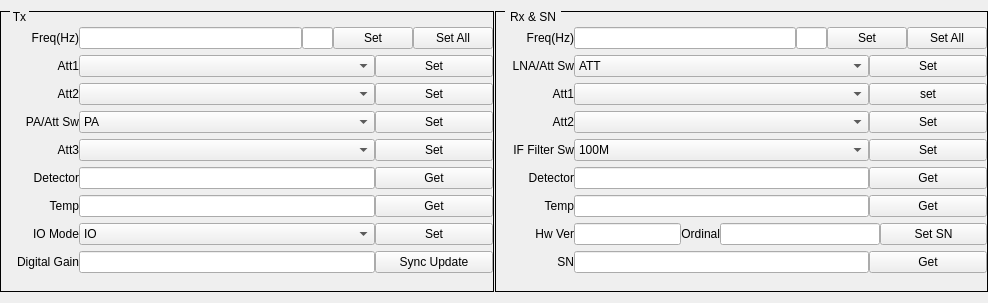
<?xml version="1.0" encoding="UTF-8"?>
<ui version="4.0">
 <class>QRfR1ADlg</class>
 <widget class="QWidget" name="QRfR1ADlg">
  <property name="geometry">
   <rect>
    <x>0</x>
    <y>0</y>
    <width>988</width>
    <height>303</height>
   </rect>
  </property>
  <property name="windowTitle">
   <string>Dialog</string>
  </property>
  <layout class="QHBoxLayout" name="horizontalLayout_21" stretch="1,1">
   <property name="spacing">
    <number>1</number>
   </property>
   <property name="leftMargin">
    <number>0</number>
   </property>
   <property name="rightMargin">
    <number>0</number>
   </property>
   <item>
    <widget class="QGroupBox" name="groupBoxTx">
     <property name="styleSheet">
      <string notr="true">QGroupBox{ border:1px solid black; margin-top:0.5ex; }
QGroupBox::title { subcontrol-origin:margin; subcontrol-position:top left; top:-1px; left:10px; margin-left: 0px; padding:0 1px; }</string>
     </property>
     <property name="title">
      <string>Tx</string>
     </property>
     <layout class="QHBoxLayout" name="horizontalLayout_19">
      <property name="spacing">
       <number>0</number>
      </property>
      <property name="leftMargin">
       <number>0</number>
      </property>
      <property name="rightMargin">
       <number>0</number>
      </property>
      <item>
       <layout class="QVBoxLayout" name="verticalLayoutTx">
        <property name="spacing">
         <number>0</number>
        </property>
        <item>
         <layout class="QHBoxLayout" name="horizontalLayoutTx0">
          <property name="spacing">
           <number>0</number>
          </property>
          <item>
           <widget class="QLabel" name="labelTxFreq">
            <property name="sizePolicy">
             <sizepolicy hsizetype="Fixed" vsizetype="Fixed">
              <horstretch>0</horstretch>
              <verstretch>0</verstretch>
             </sizepolicy>
            </property>
            <property name="minimumSize">
             <size>
              <width>78</width>
              <height>16</height>
             </size>
            </property>
            <property name="text">
             <string>Freq(Hz)</string>
            </property>
            <property name="alignment">
             <set>Qt::AlignRight|Qt::AlignTrailing|Qt::AlignVCenter</set>
            </property>
           </widget>
          </item>
          <item>
           <widget class="QLineEdit" name="lineEditTxFreq">
            <property name="sizePolicy">
             <sizepolicy hsizetype="Expanding" vsizetype="Fixed">
              <horstretch>5</horstretch>
              <verstretch>0</verstretch>
             </sizepolicy>
            </property>
           </widget>
          </item>
          <item>
           <widget class="QLineEdit" name="lineEditTxFreqStep">
            <property name="sizePolicy">
             <sizepolicy hsizetype="Fixed" vsizetype="Fixed">
              <horstretch>0</horstretch>
              <verstretch>0</verstretch>
             </sizepolicy>
            </property>
            <property name="maximumSize">
             <size>
              <width>31</width>
              <height>16777215</height>
             </size>
            </property>
           </widget>
          </item>
          <item>
           <widget class="QPushButton" name="pushButtonSetTxFreq">
            <property name="sizePolicy">
             <sizepolicy hsizetype="Expanding" vsizetype="Fixed">
              <horstretch>1</horstretch>
              <verstretch>0</verstretch>
             </sizepolicy>
            </property>
            <property name="text">
             <string>Set</string>
            </property>
           </widget>
          </item>
          <item>
           <widget class="QPushButton" name="pushButtonSetTxAll">
            <property name="sizePolicy">
             <sizepolicy hsizetype="Expanding" vsizetype="Fixed">
              <horstretch>1</horstretch>
              <verstretch>0</verstretch>
             </sizepolicy>
            </property>
            <property name="text">
             <string>Set All</string>
            </property>
           </widget>
          </item>
         </layout>
        </item>
        <item>
         <layout class="QHBoxLayout" name="horizontalLayoutTx1">
          <property name="spacing">
           <number>0</number>
          </property>
          <item>
           <widget class="QLabel" name="labelTxAtt1">
            <property name="sizePolicy">
             <sizepolicy hsizetype="Fixed" vsizetype="Fixed">
              <horstretch>0</horstretch>
              <verstretch>0</verstretch>
             </sizepolicy>
            </property>
            <property name="minimumSize">
             <size>
              <width>78</width>
              <height>16</height>
             </size>
            </property>
            <property name="text">
             <string>Att1</string>
            </property>
            <property name="alignment">
             <set>Qt::AlignRight|Qt::AlignTrailing|Qt::AlignVCenter</set>
            </property>
           </widget>
          </item>
          <item>
           <widget class="QComboBox" name="comboBoxTxAtt1">
            <property name="sizePolicy">
             <sizepolicy hsizetype="Expanding" vsizetype="Fixed">
              <horstretch>5</horstretch>
              <verstretch>0</verstretch>
             </sizepolicy>
            </property>
           </widget>
          </item>
          <item>
           <widget class="QPushButton" name="pushButtonSetTxAtt1">
            <property name="sizePolicy">
             <sizepolicy hsizetype="Expanding" vsizetype="Fixed">
              <horstretch>2</horstretch>
              <verstretch>0</verstretch>
             </sizepolicy>
            </property>
            <property name="text">
             <string>Set</string>
            </property>
           </widget>
          </item>
         </layout>
        </item>
        <item>
         <layout class="QHBoxLayout" name="horizontalLayoutTx2">
          <property name="spacing">
           <number>0</number>
          </property>
          <item>
           <widget class="QLabel" name="labelTxAtt2">
            <property name="sizePolicy">
             <sizepolicy hsizetype="Fixed" vsizetype="Fixed">
              <horstretch>0</horstretch>
              <verstretch>0</verstretch>
             </sizepolicy>
            </property>
            <property name="minimumSize">
             <size>
              <width>78</width>
              <height>16</height>
             </size>
            </property>
            <property name="text">
             <string>Att2</string>
            </property>
            <property name="alignment">
             <set>Qt::AlignRight|Qt::AlignTrailing|Qt::AlignVCenter</set>
            </property>
           </widget>
          </item>
          <item>
           <widget class="QComboBox" name="comboBoxTxAtt2">
            <property name="sizePolicy">
             <sizepolicy hsizetype="Expanding" vsizetype="Fixed">
              <horstretch>5</horstretch>
              <verstretch>0</verstretch>
             </sizepolicy>
            </property>
           </widget>
          </item>
          <item>
           <widget class="QPushButton" name="pushButtonSetTxAtt2">
            <property name="sizePolicy">
             <sizepolicy hsizetype="Expanding" vsizetype="Fixed">
              <horstretch>2</horstretch>
              <verstretch>0</verstretch>
             </sizepolicy>
            </property>
            <property name="text">
             <string>Set</string>
            </property>
           </widget>
          </item>
         </layout>
        </item>
        <item>
         <layout class="QHBoxLayout" name="horizontalLayoutTx3">
          <property name="spacing">
           <number>0</number>
          </property>
          <item>
           <widget class="QLabel" name="labelTxPAAttSw">
            <property name="sizePolicy">
             <sizepolicy hsizetype="Fixed" vsizetype="Fixed">
              <horstretch>0</horstretch>
              <verstretch>0</verstretch>
             </sizepolicy>
            </property>
            <property name="minimumSize">
             <size>
              <width>78</width>
              <height>16</height>
             </size>
            </property>
            <property name="text">
             <string>PA/Att Sw</string>
            </property>
            <property name="alignment">
             <set>Qt::AlignRight|Qt::AlignTrailing|Qt::AlignVCenter</set>
            </property>
           </widget>
          </item>
          <item>
           <widget class="QComboBox" name="comboBoxTxPAAttSw">
            <property name="sizePolicy">
             <sizepolicy hsizetype="Expanding" vsizetype="Fixed">
              <horstretch>5</horstretch>
              <verstretch>0</verstretch>
             </sizepolicy>
            </property>
            <item>
             <property name="text">
              <string>PA</string>
             </property>
            </item>
            <item>
             <property name="text">
              <string>ATT</string>
             </property>
            </item>
           </widget>
          </item>
          <item>
           <widget class="QPushButton" name="pushButtonSetTxPAAttSw">
            <property name="sizePolicy">
             <sizepolicy hsizetype="Expanding" vsizetype="Fixed">
              <horstretch>2</horstretch>
              <verstretch>0</verstretch>
             </sizepolicy>
            </property>
            <property name="text">
             <string>Set</string>
            </property>
           </widget>
          </item>
         </layout>
        </item>
        <item>
         <layout class="QHBoxLayout" name="horizontalLayoutTx4">
          <property name="spacing">
           <number>0</number>
          </property>
          <item>
           <widget class="QLabel" name="labelTxAtt3">
            <property name="sizePolicy">
             <sizepolicy hsizetype="Fixed" vsizetype="Fixed">
              <horstretch>0</horstretch>
              <verstretch>0</verstretch>
             </sizepolicy>
            </property>
            <property name="minimumSize">
             <size>
              <width>78</width>
              <height>16</height>
             </size>
            </property>
            <property name="text">
             <string>Att3</string>
            </property>
            <property name="alignment">
             <set>Qt::AlignRight|Qt::AlignTrailing|Qt::AlignVCenter</set>
            </property>
           </widget>
          </item>
          <item>
           <widget class="QComboBox" name="comboBoxTxAtt3">
            <property name="sizePolicy">
             <sizepolicy hsizetype="Expanding" vsizetype="Fixed">
              <horstretch>5</horstretch>
              <verstretch>0</verstretch>
             </sizepolicy>
            </property>
           </widget>
          </item>
          <item>
           <widget class="QPushButton" name="pushButtonSetTxAtt3">
            <property name="sizePolicy">
             <sizepolicy hsizetype="Expanding" vsizetype="Fixed">
              <horstretch>2</horstretch>
              <verstretch>0</verstretch>
             </sizepolicy>
            </property>
            <property name="text">
             <string>Set</string>
            </property>
           </widget>
          </item>
         </layout>
        </item>
        <item>
         <layout class="QHBoxLayout" name="horizontalLayoutTx5">
          <property name="spacing">
           <number>0</number>
          </property>
          <item>
           <widget class="QLabel" name="labelTxDet">
            <property name="sizePolicy">
             <sizepolicy hsizetype="Fixed" vsizetype="Fixed">
              <horstretch>0</horstretch>
              <verstretch>0</verstretch>
             </sizepolicy>
            </property>
            <property name="minimumSize">
             <size>
              <width>78</width>
              <height>16</height>
             </size>
            </property>
            <property name="text">
             <string>Detector</string>
            </property>
            <property name="alignment">
             <set>Qt::AlignRight|Qt::AlignTrailing|Qt::AlignVCenter</set>
            </property>
           </widget>
          </item>
          <item>
           <widget class="QLineEdit" name="lineEditTxDet">
            <property name="sizePolicy">
             <sizepolicy hsizetype="Expanding" vsizetype="Fixed">
              <horstretch>5</horstretch>
              <verstretch>0</verstretch>
             </sizepolicy>
            </property>
            <property name="readOnly">
             <bool>true</bool>
            </property>
           </widget>
          </item>
          <item>
           <widget class="QPushButton" name="pushButtonGetTxDet">
            <property name="sizePolicy">
             <sizepolicy hsizetype="Expanding" vsizetype="Fixed">
              <horstretch>2</horstretch>
              <verstretch>0</verstretch>
             </sizepolicy>
            </property>
            <property name="text">
             <string>Get</string>
            </property>
           </widget>
          </item>
         </layout>
        </item>
        <item>
         <layout class="QHBoxLayout" name="horizontalLayoutTx6">
          <property name="spacing">
           <number>0</number>
          </property>
          <item>
           <widget class="QLabel" name="labelTxTemp">
            <property name="sizePolicy">
             <sizepolicy hsizetype="Fixed" vsizetype="Fixed">
              <horstretch>0</horstretch>
              <verstretch>0</verstretch>
             </sizepolicy>
            </property>
            <property name="minimumSize">
             <size>
              <width>78</width>
              <height>16</height>
             </size>
            </property>
            <property name="text">
             <string>Temp</string>
            </property>
            <property name="alignment">
             <set>Qt::AlignRight|Qt::AlignTrailing|Qt::AlignVCenter</set>
            </property>
           </widget>
          </item>
          <item>
           <widget class="QLineEdit" name="lineEditTxTemp">
            <property name="sizePolicy">
             <sizepolicy hsizetype="Expanding" vsizetype="Fixed">
              <horstretch>5</horstretch>
              <verstretch>0</verstretch>
             </sizepolicy>
            </property>
            <property name="readOnly">
             <bool>true</bool>
            </property>
           </widget>
          </item>
          <item>
           <widget class="QPushButton" name="pushButtonGetTxTemp">
            <property name="sizePolicy">
             <sizepolicy hsizetype="Expanding" vsizetype="Fixed">
              <horstretch>2</horstretch>
              <verstretch>0</verstretch>
             </sizepolicy>
            </property>
            <property name="text">
             <string>Get</string>
            </property>
           </widget>
          </item>
         </layout>
        </item>
        <item>
         <layout class="QHBoxLayout" name="horizontalLayoutTx7">
          <property name="spacing">
           <number>0</number>
          </property>
          <item>
           <widget class="QLabel" name="labelIOMode">
            <property name="sizePolicy">
             <sizepolicy hsizetype="Fixed" vsizetype="Fixed">
              <horstretch>0</horstretch>
              <verstretch>0</verstretch>
             </sizepolicy>
            </property>
            <property name="minimumSize">
             <size>
              <width>78</width>
              <height>16</height>
             </size>
            </property>
            <property name="text">
             <string>IO Mode</string>
            </property>
            <property name="alignment">
             <set>Qt::AlignRight|Qt::AlignTrailing|Qt::AlignVCenter</set>
            </property>
           </widget>
          </item>
          <item>
           <widget class="QComboBox" name="comboBoxIOMode">
            <property name="sizePolicy">
             <sizepolicy hsizetype="Expanding" vsizetype="Fixed">
              <horstretch>5</horstretch>
              <verstretch>0</verstretch>
             </sizepolicy>
            </property>
            <item>
             <property name="text">
              <string>IO</string>
             </property>
            </item>
            <item>
             <property name="text">
              <string>OUTPUT</string>
             </property>
            </item>
            <item>
             <property name="text">
              <string>LOOPBACK</string>
             </property>
            </item>
           </widget>
          </item>
          <item>
           <widget class="QPushButton" name="pushButtonSetIOMode">
            <property name="sizePolicy">
             <sizepolicy hsizetype="Expanding" vsizetype="Fixed">
              <horstretch>2</horstretch>
              <verstretch>0</verstretch>
             </sizepolicy>
            </property>
            <property name="text">
             <string>Set</string>
            </property>
           </widget>
          </item>
         </layout>
        </item>
        <item>
         <layout class="QHBoxLayout" name="horizontalLayoutTx8">
          <property name="spacing">
           <number>0</number>
          </property>
          <item>
           <widget class="QLabel" name="labelDGain">
            <property name="sizePolicy">
             <sizepolicy hsizetype="Fixed" vsizetype="Fixed">
              <horstretch>0</horstretch>
              <verstretch>0</verstretch>
             </sizepolicy>
            </property>
            <property name="minimumSize">
             <size>
              <width>78</width>
              <height>16</height>
             </size>
            </property>
            <property name="text">
             <string>Digital Gain</string>
            </property>
            <property name="alignment">
             <set>Qt::AlignRight|Qt::AlignTrailing|Qt::AlignVCenter</set>
            </property>
           </widget>
          </item>
          <item>
           <widget class="QLineEdit" name="lineEditDGain">
            <property name="sizePolicy">
             <sizepolicy hsizetype="Expanding" vsizetype="Fixed">
              <horstretch>5</horstretch>
              <verstretch>0</verstretch>
             </sizepolicy>
            </property>
           </widget>
          </item>
          <item>
           <widget class="QPushButton" name="pushButtonSyncSetTxGain">
            <property name="sizePolicy">
             <sizepolicy hsizetype="Expanding" vsizetype="Fixed">
              <horstretch>2</horstretch>
              <verstretch>0</verstretch>
             </sizepolicy>
            </property>
            <property name="text">
             <string>Sync Update</string>
            </property>
           </widget>
          </item>
         </layout>
        </item>
       </layout>
      </item>
     </layout>
    </widget>
   </item>
   <item>
    <widget class="QGroupBox" name="groupBoxRx">
     <property name="styleSheet">
      <string notr="true">QGroupBox{ border:1px solid black; margin-top:0.5ex; }
QGroupBox::title { subcontrol-origin:margin; subcontrol-position:top left; top:-1px; left:10px; margin-left: 0px; padding:0 1px; }</string>
     </property>
     <property name="title">
      <string>Rx &amp;&amp; SN</string>
     </property>
     <layout class="QHBoxLayout" name="horizontalLayout_20">
      <property name="spacing">
       <number>0</number>
      </property>
      <property name="leftMargin">
       <number>0</number>
      </property>
      <property name="rightMargin">
       <number>0</number>
      </property>
      <item>
       <layout class="QVBoxLayout" name="verticalLayoutRx">
        <property name="spacing">
         <number>0</number>
        </property>
        <item>
         <layout class="QHBoxLayout" name="horizontalLayoutRx0">
          <property name="spacing">
           <number>0</number>
          </property>
          <item>
           <widget class="QLabel" name="labelRxFreq">
            <property name="sizePolicy">
             <sizepolicy hsizetype="Fixed" vsizetype="Fixed">
              <horstretch>0</horstretch>
              <verstretch>0</verstretch>
             </sizepolicy>
            </property>
            <property name="minimumSize">
             <size>
              <width>78</width>
              <height>16</height>
             </size>
            </property>
            <property name="text">
             <string>Freq(Hz)</string>
            </property>
            <property name="alignment">
             <set>Qt::AlignRight|Qt::AlignTrailing|Qt::AlignVCenter</set>
            </property>
           </widget>
          </item>
          <item>
           <widget class="QLineEdit" name="lineEditRxFreq">
            <property name="sizePolicy">
             <sizepolicy hsizetype="Expanding" vsizetype="Fixed">
              <horstretch>5</horstretch>
              <verstretch>0</verstretch>
             </sizepolicy>
            </property>
           </widget>
          </item>
          <item>
           <widget class="QLineEdit" name="lineEditRxFreqStep">
            <property name="sizePolicy">
             <sizepolicy hsizetype="Fixed" vsizetype="Fixed">
              <horstretch>0</horstretch>
              <verstretch>0</verstretch>
             </sizepolicy>
            </property>
            <property name="maximumSize">
             <size>
              <width>31</width>
              <height>16777215</height>
             </size>
            </property>
           </widget>
          </item>
          <item>
           <widget class="QPushButton" name="pushButtonSetRxFreq">
            <property name="sizePolicy">
             <sizepolicy hsizetype="Expanding" vsizetype="Fixed">
              <horstretch>1</horstretch>
              <verstretch>0</verstretch>
             </sizepolicy>
            </property>
            <property name="text">
             <string>Set</string>
            </property>
           </widget>
          </item>
          <item>
           <widget class="QPushButton" name="pushButtonSetRxAll">
            <property name="sizePolicy">
             <sizepolicy hsizetype="Expanding" vsizetype="Fixed">
              <horstretch>1</horstretch>
              <verstretch>0</verstretch>
             </sizepolicy>
            </property>
            <property name="text">
             <string>Set All</string>
            </property>
           </widget>
          </item>
         </layout>
        </item>
        <item>
         <layout class="QHBoxLayout" name="horizontalLayoutRx1">
          <property name="spacing">
           <number>0</number>
          </property>
          <item>
           <widget class="QLabel" name="labelRxLNAAttSw">
            <property name="sizePolicy">
             <sizepolicy hsizetype="Fixed" vsizetype="Fixed">
              <horstretch>0</horstretch>
              <verstretch>0</verstretch>
             </sizepolicy>
            </property>
            <property name="minimumSize">
             <size>
              <width>78</width>
              <height>16</height>
             </size>
            </property>
            <property name="text">
             <string>LNA/Att Sw</string>
            </property>
            <property name="alignment">
             <set>Qt::AlignRight|Qt::AlignTrailing|Qt::AlignVCenter</set>
            </property>
           </widget>
          </item>
          <item>
           <widget class="QComboBox" name="comboBoxRxLNAAttSw">
            <property name="sizePolicy">
             <sizepolicy hsizetype="Expanding" vsizetype="Fixed">
              <horstretch>5</horstretch>
              <verstretch>0</verstretch>
             </sizepolicy>
            </property>
            <item>
             <property name="text">
              <string>ATT</string>
             </property>
            </item>
            <item>
             <property name="text">
              <string>LNA</string>
             </property>
            </item>
           </widget>
          </item>
          <item>
           <widget class="QPushButton" name="pushButtonSetRxLNAAttSw">
            <property name="sizePolicy">
             <sizepolicy hsizetype="Expanding" vsizetype="Fixed">
              <horstretch>2</horstretch>
              <verstretch>0</verstretch>
             </sizepolicy>
            </property>
            <property name="text">
             <string>Set</string>
            </property>
           </widget>
          </item>
         </layout>
        </item>
        <item>
         <layout class="QHBoxLayout" name="horizontalLayoutRx2">
          <property name="spacing">
           <number>0</number>
          </property>
          <item>
           <widget class="QLabel" name="labelRxAtt1">
            <property name="sizePolicy">
             <sizepolicy hsizetype="Fixed" vsizetype="Fixed">
              <horstretch>0</horstretch>
              <verstretch>0</verstretch>
             </sizepolicy>
            </property>
            <property name="minimumSize">
             <size>
              <width>78</width>
              <height>16</height>
             </size>
            </property>
            <property name="text">
             <string>Att1</string>
            </property>
            <property name="alignment">
             <set>Qt::AlignRight|Qt::AlignTrailing|Qt::AlignVCenter</set>
            </property>
           </widget>
          </item>
          <item>
           <widget class="QComboBox" name="comboBoxRxAtt1">
            <property name="sizePolicy">
             <sizepolicy hsizetype="Expanding" vsizetype="Fixed">
              <horstretch>5</horstretch>
              <verstretch>0</verstretch>
             </sizepolicy>
            </property>
           </widget>
          </item>
          <item>
           <widget class="QPushButton" name="pushButtonSetRxAtt1">
            <property name="sizePolicy">
             <sizepolicy hsizetype="Expanding" vsizetype="Fixed">
              <horstretch>2</horstretch>
              <verstretch>0</verstretch>
             </sizepolicy>
            </property>
            <property name="text">
             <string>set</string>
            </property>
           </widget>
          </item>
         </layout>
        </item>
        <item>
         <layout class="QHBoxLayout" name="horizontalLayoutRx3">
          <property name="spacing">
           <number>0</number>
          </property>
          <item>
           <widget class="QLabel" name="labelRxAtt2">
            <property name="sizePolicy">
             <sizepolicy hsizetype="Fixed" vsizetype="Fixed">
              <horstretch>0</horstretch>
              <verstretch>0</verstretch>
             </sizepolicy>
            </property>
            <property name="minimumSize">
             <size>
              <width>78</width>
              <height>16</height>
             </size>
            </property>
            <property name="text">
             <string>Att2</string>
            </property>
            <property name="alignment">
             <set>Qt::AlignRight|Qt::AlignTrailing|Qt::AlignVCenter</set>
            </property>
           </widget>
          </item>
          <item>
           <widget class="QComboBox" name="comboBoxRxAtt2">
            <property name="sizePolicy">
             <sizepolicy hsizetype="Expanding" vsizetype="Fixed">
              <horstretch>5</horstretch>
              <verstretch>0</verstretch>
             </sizepolicy>
            </property>
           </widget>
          </item>
          <item>
           <widget class="QPushButton" name="pushButtonSetRxAtt2">
            <property name="sizePolicy">
             <sizepolicy hsizetype="Expanding" vsizetype="Fixed">
              <horstretch>2</horstretch>
              <verstretch>0</verstretch>
             </sizepolicy>
            </property>
            <property name="text">
             <string>Set</string>
            </property>
           </widget>
          </item>
         </layout>
        </item>
        <item>
         <layout class="QHBoxLayout" name="horizontalLayoutRx4">
          <property name="spacing">
           <number>0</number>
          </property>
          <item>
           <widget class="QLabel" name="labelIFFilterSw">
            <property name="sizePolicy">
             <sizepolicy hsizetype="Fixed" vsizetype="Fixed">
              <horstretch>0</horstretch>
              <verstretch>0</verstretch>
             </sizepolicy>
            </property>
            <property name="minimumSize">
             <size>
              <width>78</width>
              <height>16</height>
             </size>
            </property>
            <property name="text">
             <string>IF Filter Sw</string>
            </property>
            <property name="alignment">
             <set>Qt::AlignRight|Qt::AlignTrailing|Qt::AlignVCenter</set>
            </property>
           </widget>
          </item>
          <item>
           <widget class="QComboBox" name="comboBoxIFFilterSw">
            <property name="sizePolicy">
             <sizepolicy hsizetype="Expanding" vsizetype="Fixed">
              <horstretch>5</horstretch>
              <verstretch>0</verstretch>
             </sizepolicy>
            </property>
            <item>
             <property name="text">
              <string>100M</string>
             </property>
            </item>
            <item>
             <property name="text">
              <string>160M</string>
             </property>
            </item>
           </widget>
          </item>
          <item>
           <widget class="QPushButton" name="pushButtonSetIFFilterSw">
            <property name="sizePolicy">
             <sizepolicy hsizetype="Expanding" vsizetype="Fixed">
              <horstretch>2</horstretch>
              <verstretch>0</verstretch>
             </sizepolicy>
            </property>
            <property name="text">
             <string>Set</string>
            </property>
           </widget>
          </item>
         </layout>
        </item>
        <item>
         <layout class="QHBoxLayout" name="horizontalLayoutRx5">
          <property name="spacing">
           <number>0</number>
          </property>
          <item>
           <widget class="QLabel" name="labelRxDet">
            <property name="sizePolicy">
             <sizepolicy hsizetype="Fixed" vsizetype="Fixed">
              <horstretch>0</horstretch>
              <verstretch>0</verstretch>
             </sizepolicy>
            </property>
            <property name="minimumSize">
             <size>
              <width>78</width>
              <height>16</height>
             </size>
            </property>
            <property name="text">
             <string>Detector</string>
            </property>
            <property name="alignment">
             <set>Qt::AlignRight|Qt::AlignTrailing|Qt::AlignVCenter</set>
            </property>
           </widget>
          </item>
          <item>
           <widget class="QLineEdit" name="lineEditRxDet">
            <property name="sizePolicy">
             <sizepolicy hsizetype="Expanding" vsizetype="Fixed">
              <horstretch>5</horstretch>
              <verstretch>0</verstretch>
             </sizepolicy>
            </property>
            <property name="readOnly">
             <bool>true</bool>
            </property>
           </widget>
          </item>
          <item>
           <widget class="QPushButton" name="pushButtonGetRxDet">
            <property name="sizePolicy">
             <sizepolicy hsizetype="Expanding" vsizetype="Fixed">
              <horstretch>2</horstretch>
              <verstretch>0</verstretch>
             </sizepolicy>
            </property>
            <property name="text">
             <string>Get</string>
            </property>
           </widget>
          </item>
         </layout>
        </item>
        <item>
         <layout class="QHBoxLayout" name="horizontalLayoutRx6">
          <property name="spacing">
           <number>0</number>
          </property>
          <item>
           <widget class="QLabel" name="labelRxTemp">
            <property name="sizePolicy">
             <sizepolicy hsizetype="Fixed" vsizetype="Fixed">
              <horstretch>0</horstretch>
              <verstretch>0</verstretch>
             </sizepolicy>
            </property>
            <property name="minimumSize">
             <size>
              <width>78</width>
              <height>16</height>
             </size>
            </property>
            <property name="text">
             <string>Temp</string>
            </property>
            <property name="alignment">
             <set>Qt::AlignRight|Qt::AlignTrailing|Qt::AlignVCenter</set>
            </property>
           </widget>
          </item>
          <item>
           <widget class="QLineEdit" name="lineEditRxTemp">
            <property name="sizePolicy">
             <sizepolicy hsizetype="Expanding" vsizetype="Fixed">
              <horstretch>5</horstretch>
              <verstretch>0</verstretch>
             </sizepolicy>
            </property>
            <property name="readOnly">
             <bool>true</bool>
            </property>
           </widget>
          </item>
          <item>
           <widget class="QPushButton" name="pushButtonGetRxTemp">
            <property name="sizePolicy">
             <sizepolicy hsizetype="Expanding" vsizetype="Fixed">
              <horstretch>2</horstretch>
              <verstretch>0</verstretch>
             </sizepolicy>
            </property>
            <property name="text">
             <string>Get</string>
            </property>
           </widget>
          </item>
         </layout>
        </item>
        <item>
         <layout class="QHBoxLayout" name="horizontalLayoutRx7" stretch="0,0,0,0,0">
          <property name="spacing">
           <number>0</number>
          </property>
          <item>
           <widget class="QLabel" name="labelHwVer">
            <property name="sizePolicy">
             <sizepolicy hsizetype="Fixed" vsizetype="Fixed">
              <horstretch>0</horstretch>
              <verstretch>0</verstretch>
             </sizepolicy>
            </property>
            <property name="minimumSize">
             <size>
              <width>78</width>
              <height>16</height>
             </size>
            </property>
            <property name="text">
             <string>Hw Ver</string>
            </property>
            <property name="alignment">
             <set>Qt::AlignRight|Qt::AlignTrailing|Qt::AlignVCenter</set>
            </property>
           </widget>
          </item>
          <item>
           <widget class="QLineEdit" name="lineEditHwVer">
            <property name="sizePolicy">
             <sizepolicy hsizetype="Expanding" vsizetype="Fixed">
              <horstretch>2</horstretch>
              <verstretch>0</verstretch>
             </sizepolicy>
            </property>
           </widget>
          </item>
          <item>
           <widget class="QLabel" name="labelOrdinal">
            <property name="sizePolicy">
             <sizepolicy hsizetype="Preferred" vsizetype="Preferred">
              <horstretch>0</horstretch>
              <verstretch>0</verstretch>
             </sizepolicy>
            </property>
            <property name="minimumSize">
             <size>
              <width>0</width>
              <height>0</height>
             </size>
            </property>
            <property name="text">
             <string>Ordinal</string>
            </property>
            <property name="alignment">
             <set>Qt::AlignRight|Qt::AlignTrailing|Qt::AlignVCenter</set>
            </property>
           </widget>
          </item>
          <item>
           <widget class="QLineEdit" name="lineEditOrdinal">
            <property name="sizePolicy">
             <sizepolicy hsizetype="Expanding" vsizetype="Fixed">
              <horstretch>3</horstretch>
              <verstretch>0</verstretch>
             </sizepolicy>
            </property>
           </widget>
          </item>
          <item>
           <widget class="QPushButton" name="pushButtonSetSN">
            <property name="sizePolicy">
             <sizepolicy hsizetype="Expanding" vsizetype="Fixed">
              <horstretch>2</horstretch>
              <verstretch>0</verstretch>
             </sizepolicy>
            </property>
            <property name="text">
             <string>Set SN</string>
            </property>
           </widget>
          </item>
         </layout>
        </item>
        <item>
         <layout class="QHBoxLayout" name="horizontalLayoutRx8">
          <property name="spacing">
           <number>0</number>
          </property>
          <item>
           <widget class="QLabel" name="labelSN">
            <property name="sizePolicy">
             <sizepolicy hsizetype="Fixed" vsizetype="Fixed">
              <horstretch>0</horstretch>
              <verstretch>0</verstretch>
             </sizepolicy>
            </property>
            <property name="minimumSize">
             <size>
              <width>78</width>
              <height>16</height>
             </size>
            </property>
            <property name="text">
             <string>SN</string>
            </property>
            <property name="alignment">
             <set>Qt::AlignRight|Qt::AlignTrailing|Qt::AlignVCenter</set>
            </property>
           </widget>
          </item>
          <item>
           <widget class="QLineEdit" name="lineEditSN">
            <property name="sizePolicy">
             <sizepolicy hsizetype="Expanding" vsizetype="Fixed">
              <horstretch>5</horstretch>
              <verstretch>0</verstretch>
             </sizepolicy>
            </property>
            <property name="readOnly">
             <bool>true</bool>
            </property>
           </widget>
          </item>
          <item>
           <widget class="QPushButton" name="pushButtonGetSN">
            <property name="sizePolicy">
             <sizepolicy hsizetype="Expanding" vsizetype="Fixed">
              <horstretch>2</horstretch>
              <verstretch>0</verstretch>
             </sizepolicy>
            </property>
            <property name="text">
             <string>Get</string>
            </property>
           </widget>
          </item>
         </layout>
        </item>
       </layout>
      </item>
     </layout>
    </widget>
   </item>
  </layout>
 </widget>
 <resources/>
 <connections/>
</ui>
